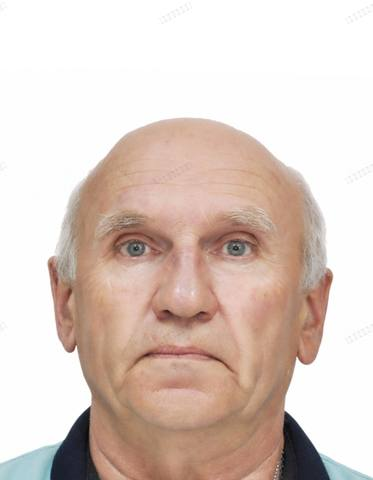
#> input picture tests/fixtures/crop_regression/bald_elder/in.jpg, 373 x 480 px
$ python -i edit_router.py   (imports and definitions only)   (older library calls are emulated)
#> lines starting #> are read from the running program, lines starting #| are printed output that depends on the picture; after the words box and inside, x2 and y2 are one past the last pixel; in counts of white or black regions, pixels touching at a corner belong together
### app/config.py
import math
import os
from pathlib import Path

MODEL_PATH = Path(
    os.getenv(
        "GATE_MODEL_PATH",
        str(Path(__file__).resolve().parent.parent / "models" / "face_landmarker.task"),
    )
)

MAX_UPLOAD_BYTES = int(os.getenv("GATE_MAX_UPLOAD_BYTES", str(20 * 1024 * 1024)))
MAX_IMAGE_SIDE = int(os.getenv("GATE_MAX_IMAGE_SIDE", "1600"))

# Reject if |angle| exceeds these (degrees)
MAX_YAW_DEG = float(os.getenv("GATE_MAX_YAW_DEG", "25"))
MAX_PITCH_DEG = float(os.getenv("GATE_MAX_PITCH_DEG", "25"))
MAX_ROLL_DEG = float(os.getenv("GATE_MAX_ROLL_DEG", "28"))

# Laplacian variance below this → blur. Scored on non-white pixels so a
# studio cutout is not punished for a flat #FFF backdrop.
# Soft studio / baby phone JPEGs often land ~10–25; keep only trash (<~10) out.
MIN_BLUR_VARIANCE = float(os.getenv("GATE_MIN_BLUR_VARIANCE", "10"))

CORS_ORIGINS = [
    o.strip()
    for o in os.getenv(
        "GATE_CORS_ORIGINS",
        "https://gosphoto.ru,https://www.gosphoto.ru,http://localhost:5173",
    ).split(",")
    if o.strip()
]

# EDIT_BACKEND=riverflow|openrouter|local|auto
# EDIT_CUTOUT=silueta|u2netp|u2net|mediapipe|rembg|auto (local fallback)
EDIT_BACKEND = os.getenv("EDIT_BACKEND", "riverflow").strip().lower()
# Always run Gemini/Riverflow edit. Ready studio selfies still go through the model.
SKIP_EDIT_IF_READY = os.getenv("SKIP_EDIT_IF_READY", "0").strip().lower() in (
    "1",
    "true",
    "yes",
    "on",
)
EDIT_CUTOUT = os.getenv("EDIT_CUTOUT", "silueta").strip().lower()
REMBG_MODEL = os.getenv("REMBG_MODEL", "u2netp").strip()
MIN_PROCESS_SIDE = int(os.getenv("MIN_PROCESS_SIDE", "900"))
SELFIE_SEGMENTER_PATH = Path(
    os.getenv(
        "SELFIE_SEGMENTER_PATH",
        str(
            Path(__file__).resolve().parent.parent
            / "models"
            / "selfie_segmenter.tflite"
        ),
    )
)
U2NETP_MODEL_PATH = Path(
    os.getenv(
        "U2NETP_MODEL_PATH",
        str(Path(__file__).resolve().parent.parent / "models" / "u2netp.onnx"),
    )
)
SILUETA_MODEL_PATH = Path(
    os.getenv(
        "SILUETA_MODEL_PATH",
        str(Path(__file__).resolve().parent.parent / "models" / "silueta.onnx"),
    )
)
U2NET_MODEL_PATH = Path(
    os.getenv(
        "U2NET_MODEL_PATH",
        str(Path(__file__).resolve().parent.parent / "models" / "u2net.onnx"),
    )
)

# OpenRouter edit (optional / fallback)
OPENROUTER_API_KEY = os.getenv("OPENROUTER_API_KEY", "").strip()
OPENROUTER_BASE_URL = os.getenv(
    "OPENROUTER_BASE_URL", "https://openrouter.ai/api/v1"
).rstrip("/")
OPENROUTER_IMAGE_MODEL = os.getenv(
    "OPENROUTER_IMAGE_MODEL", "openai/gpt-image-1"
)
# When true, request transparent PNG then composite locally onto white.
OPENROUTER_TRANSPARENT_BG = os.getenv(
    "OPENROUTER_TRANSPARENT_BG", "1"
).strip().lower() in ("1", "true", "yes", "on")
OPENROUTER_TIMEOUT_SEC = float(os.getenv("OPENROUTER_TIMEOUT_SEC", "300"))

# Live /api/process edit (OpenRouter /images). Nano Banana / Gemini 2.5 Flash Image.
RIVERFLOW_MODEL = os.getenv(
    "RIVERFLOW_MODEL", "google/gemini-2.5-flash-image"
).strip()
# Native white-bg + scoring payload. Used when messy hair sits on a light wall.
RIVERFLOW_PRO_MODEL = os.getenv(
    "RIVERFLOW_PRO_MODEL", "sourceful/riverflow-v2.5-pro"
).strip()
EDIT_ROUTE_PRO_ON_MESSY_HAIR = os.getenv(
    "EDIT_ROUTE_PRO_ON_MESSY_HAIR", "0"
).strip().lower() in ("1", "true", "yes", "on")
RIVERFLOW_BG_MODE = os.getenv("RIVERFLOW_BG_MODE", "solid").strip().lower()
RIVERFLOW_BG_HEX = os.getenv("RIVERFLOW_BG_HEX", "#FFFFFF").strip().strip('"').strip("'")
if RIVERFLOW_BG_HEX and not RIVERFLOW_BG_HEX.startswith("#"):
    RIVERFLOW_BG_HEX = f"#{RIVERFLOW_BG_HEX}"
RIVERFLOW_IMAGE_SIZE = os.getenv("RIVERFLOW_IMAGE_SIZE", "1K").strip()
RIVERFLOW_REASONING = os.getenv("RIVERFLOW_REASONING", "medium").strip().lower()
RIVERFLOW_TIMEOUT_SEC = float(
    os.getenv("RIVERFLOW_TIMEOUT_SEC", str(OPENROUTER_TIMEOUT_SEC))
)
# Second Gemini pass after 35×45 crop. Off: it widens the face oval 3–8%
# even with a “do not change geometry” prompt (see docs/post-crop-cleanup-face-widen.md).
# Keep the code path; re-enable only after the model stops reshaping faces.
POST_CROP_CLEANUP_ENABLED = os.getenv(
    "POST_CROP_CLEANUP_ENABLED", "0"
).strip().lower() in ("1", "true", "yes", "on")
POST_CROP_CLEANUP_MODEL = os.getenv(
    "POST_CROP_CLEANUP_MODEL", "google/gemini-2.5-flash-image"
).strip()

# Passport crop — РФ паспорт, п.34.3 адмрегламента ФМС
# https://rg.ru/documents/2011/08/22/pasport-dok.html
# 35×45 mm @ ≥600 dpi → 827×1063 px; JPEG ≤300 KB
# Загран (Госуслуги): same 35×45 @ ≥300 dpi, larger file budget.
# 300 dpi + round() → 413×531, exactly the Gosuslugi floor — they reject it.
# 360 dpi + ceil() → 497×638, still 35×45 mm, above the pixel/DPI minimum.
PASSPORT_WIDTH_MM = 35.0
PASSPORT_HEIGHT_MM = 45.0
PASSPORT_DPI = int(os.getenv("PASSPORT_DPI", "600"))
PASSPORT_WIDTH = int(
    os.getenv(
        "PASSPORT_WIDTH",
        str(round(PASSPORT_WIDTH_MM / 25.4 * PASSPORT_DPI)),
    )
)
PASSPORT_HEIGHT = int(
    os.getenv(
        "PASSPORT_HEIGHT",
        str(round(PASSPORT_HEIGHT_MM / 25.4 * PASSPORT_DPI)),
    )
)
# Crop aim ~75% (~33.8 mm). Gosuslugi 70–80% = FMS head 32–36 mm.
# Do not hard-fail "oval ≥80%" from §34.3 — it contradicts the 32 mm floor.
PASSPORT_FACE_RATIO = float(os.getenv("PASSPORT_FACE_RATIO", "0.75"))
# ---------------------------------------------------------------------------
# EXPERIMENT 2026-09-02: all heads 5% smaller (0.75 → 0.7125 ≈ 32.1 mm).
# Still inside FMS 32–36 mm / 70–80%. One knob — do not scatter 0.95 elsewhere.
# Rollback if mass rejections: set FACE_SIZE_EXPERIMENT = 1.0 (or env=1).
# ---------------------------------------------------------------------------
FACE_SIZE_EXPERIMENT = float(os.getenv("FACE_SIZE_EXPERIMENT", "0.95"))
FACE_RATIO_MIN = float(os.getenv("FACE_RATIO_MIN", "0.70"))
FACE_RATIO_MAX = float(os.getenv("FACE_RATIO_MAX", "0.80"))


def crop_face_ratio_aim() -> float:
    """Head ratio the crop actually aims at (PASSPORT_FACE_RATIO × experiment)."""
    return float(PASSPORT_FACE_RATIO) * float(FACE_SIZE_EXPERIMENT)
# Верхнее поле ~4.5 мм из 45 мм
PASSPORT_TOP_MARGIN = float(os.getenv("PASSPORT_TOP_MARGIN", "0.10"))
HEAD_HEIGHT_MM_MIN = float(os.getenv("HEAD_HEIGHT_MM_MIN", "32"))
HEAD_HEIGHT_MM_MAX = float(os.getenv("HEAD_HEIGHT_MM_MAX", "36"))
HEAD_WIDTH_MM_MIN = float(os.getenv("HEAD_WIDTH_MM_MIN", "18"))
HEAD_WIDTH_MM_MAX = float(os.getenv("HEAD_WIDTH_MM_MAX", "25"))
# Crop window width vs 35×45. "auto" squeezes 3:4 Gemini into 35×45 (~1.066) —
# looked too narrow on prod, default off (1.0). Clipped to [1, MAX].
PASSPORT_CROP_WIDTH_CORR = os.getenv("PASSPORT_CROP_WIDTH_CORR", "1").strip()
PASSPORT_CROP_WIDTH_CORR_MAX = float(os.getenv("PASSPORT_CROP_WIDTH_CORR_MAX", "1.12"))
JPEG_QUALITY = int(os.getenv("JPEG_QUALITY", "92"))
JPEG_MAX_BYTES = int(os.getenv("JPEG_MAX_BYTES", str(300 * 1024)))

DOC_TYPE_PASSPORT_RF = "passport_rf"
DOC_TYPE_ZAGRAN = "zagran"
DEFAULT_DOC_TYPE = DOC_TYPE_PASSPORT_RF
ZAGRAN_DPI = int(os.getenv("ZAGRAN_DPI", "360"))
ZAGRAN_JPEG_MAX_BYTES = int(
    os.getenv("ZAGRAN_JPEG_MAX_BYTES", str(2 * 1024 * 1024))
)


def _doc_pixels(dpi: int) -> tuple[int, int]:
    """Pixel size for 35×45 mm at dpi. Ceil so we never undershoot the millimetres."""
#> further down, picture is the input picture: shape (480, 373, 3); mean B, G, R 195.2, 203.7, 220.3
    return (
        math.ceil(PASSPORT_WIDTH_MM / 25.4 * dpi),
        math.ceil(PASSPORT_HEIGHT_MM / 25.4 * dpi),
    )


_ZAGRAN_W, _ZAGRAN_H = _doc_pixels(ZAGRAN_DPI)

DOC_PRESETS: dict[str, dict] = {
    DOC_TYPE_PASSPORT_RF: {
        "doc_type": DOC_TYPE_PASSPORT_RF,
        "label": "Паспорт РФ",
        "dpi": PASSPORT_DPI,
        "width": PASSPORT_WIDTH,
        "height": PASSPORT_HEIGHT,
        "jpeg_max_bytes": JPEG_MAX_BYTES,
    },
    DOC_TYPE_ZAGRAN: {
        "doc_type": DOC_TYPE_ZAGRAN,
        "label": "Загранпаспорт",
        "dpi": ZAGRAN_DPI,
        "width": int(os.getenv("ZAGRAN_WIDTH", str(_ZAGRAN_W))),
        "height": int(os.getenv("ZAGRAN_HEIGHT", str(_ZAGRAN_H))),
        "jpeg_max_bytes": ZAGRAN_JPEG_MAX_BYTES,
    },
}


# [6 lines left out: function resolve_doc_preset, not called in this run]

# Failed gate uploads land here for review (mounted as a volume in compose).
REJECTEDS_DIR = Path(
    os.getenv(
        "REJECTEDS_DIR",
        str(Path(__file__).resolve().parent.parent / "rejecteds"),
    )
)
REJECTEDS_ENABLED = os.getenv("REJECTEDS_ENABLED", "1").strip().lower() in (
    "1",
    "true",
    "yes",
    "on",
)

# Successful /api/process pairs: pairs/<ts>_name/{in.*,out.jpg,meta.json}
PAIRS_DIR = Path(
    os.getenv(
        "PAIRS_DIR",
        str(Path(__file__).resolve().parent.parent / "pairs"),
    )
)
PAIRS_ENABLED = os.getenv("PAIRS_ENABLED", "1").strip().lower() in (
    "1",
    "true",
    "yes",
    "on",
)

# Shareable result pages: results/<32-hex>/{digital.jpg,print.jpg,meta.json}
RESULTS_DIR = Path(
    os.getenv(
        "RESULTS_DIR",
        str(Path(__file__).resolve().parent.parent / "results"),
    )
)
RESULTS_ENABLED = os.getenv("RESULTS_ENABLED", "1").strip().lower() in (
    "1",
    "true",
    "yes",
    "on",
)

# Same-day /api/process dedup: cache/<YYYYMMDD>/<sha256>_<doc>_v<ver>.json
PROCESS_CACHE_DIR = Path(
    os.getenv(
        "PROCESS_CACHE_DIR",
        str(Path(__file__).resolve().parent.parent / "cache"),
    )
)
PROCESS_CACHE_ENABLED = os.getenv("PROCESS_CACHE_ENABLED", "1").strip().lower() in (
    "1",
    "true",
    "yes",
    "on",
)
# Bump to invalidate today's cache after prompt/model changes.
PROCESS_CACHE_VERSION = os.getenv("PROCESS_CACHE_VERSION", "1").strip()

# Feedback form → SMTP (mail.antonbutov.com)
SMTP_HOST = os.getenv("SMTP_HOST", "mail.antonbutov.com").strip()
SMTP_PORT = int(os.getenv("SMTP_PORT", "587"))
SMTP_USER = os.getenv("SMTP_USER", "mail@antonbutov.com").strip()
SMTP_PASSWORD = os.getenv("SMTP_PASSWORD", "").strip()
SMTP_FROM = os.getenv("SMTP_FROM", "mail@antonbutov.com").strip()
FEEDBACK_TO = os.getenv("FEEDBACK_TO", "mail@antonbutov.com").strip()
FEEDBACK_RATE_LIMIT = int(os.getenv("FEEDBACK_RATE_LIMIT", "5"))
FEEDBACK_RATE_WINDOW_SEC = int(os.getenv("FEEDBACK_RATE_WINDOW_SEC", "600"))
FEEDBACK_MAX_PHOTO_BYTES = int(
    os.getenv("FEEDBACK_MAX_PHOTO_BYTES", str(5 * 1024 * 1024))
)
FEEDBACK_MAX_MESSAGE_CHARS = int(os.getenv("FEEDBACK_MAX_MESSAGE_CHARS", "4000"))
FEEDBACK_MIN_MESSAGE_CHARS = int(os.getenv("FEEDBACK_MIN_MESSAGE_CHARS", "10"))
FEEDBACK_MAX_FULL_NAME_CHARS = int(os.getenv("FEEDBACK_MAX_FULL_NAME_CHARS", "200"))
FEEDBACK_MIN_FULL_NAME_CHARS = int(os.getenv("FEEDBACK_MIN_FULL_NAME_CHARS", "5"))
FEEDBACK_MAX_GOSUSLUGI_ERROR_CHARS = int(
    os.getenv("FEEDBACK_MAX_GOSUSLUGI_ERROR_CHARS", "1000")
)
FEEDBACK_MIN_GOSUSLUGI_ERROR_CHARS = int(
    os.getenv("FEEDBACK_MIN_GOSUSLUGI_ERROR_CHARS", "3")
)
# Paid result → customer email (attachments)
RESULT_EMAIL_RATE_LIMIT = int(os.getenv("RESULT_EMAIL_RATE_LIMIT", "5"))
RESULT_EMAIL_RATE_WINDOW_SEC = int(os.getenv("RESULT_EMAIL_RATE_WINDOW_SEC", "600"))

# Tochka acquiring — pay-per-result unlock
TOCHKA_ACCESS_TOKEN = os.getenv("TOCHKA_ACCESS_TOKEN", "").strip()
TOCHKA_MERCHANT_ID = os.getenv("TOCHKA_MERCHANT_ID", "").strip()
TOCHKA_CUSTOMER_CODE = os.getenv("TOCHKA_CUSTOMER_CODE", "").strip()
TOCHKA_API_BASE_URL = os.getenv(
    "TOCHKA_API_BASE_URL", "https://enter.tochka.com"
).rstrip("/")
PUBLIC_BASE_URL = os.getenv("PUBLIC_BASE_URL", "https://gosphoto.ru").rstrip("/")
PRICE_KOPECKS = int(os.getenv("PRICE_KOPECKS", "49000"))
FREE_DOWNLOAD_UNLOCK = os.getenv("FREE_DOWNLOAD_UNLOCK", "0").strip().lower() in (
    "1",
    "true",
    "yes",
    "on",
)
PAYMENT_SYNC_INTERVAL_SECONDS = int(os.getenv("PAYMENT_SYNC_INTERVAL_SECONDS", "30"))
PAYMENTS_DIR = Path(
    os.getenv(
        "PAYMENTS_DIR",
        str(Path(__file__).resolve().parent.parent / "payments"),
    )
)
PAYMENTS_ENABLED = os.getenv("PAYMENTS_ENABLED", "1").strip().lower() in (
    "1",
    "true",
    "yes",
    "on",
)

# Resume suit upsell (experimental): Pose torso → parallel suit edit → 300 ₽
RESUME_UPSELL_ENABLED = os.getenv("RESUME_UPSELL_ENABLED", "0").strip().lower() in (
    "1",
    "true",
    "yes",
    "on",
)
RESUME_PRICE_KOPECKS = int(os.getenv("RESUME_PRICE_KOPECKS", "30000"))
POSE_MODEL_PATH = Path(
    os.getenv(
        "POSE_MODEL_PATH",
        str(
            Path(__file__).resolve().parent.parent
            / "models"
            / "pose_landmarker_lite.task"
        ),
    )
)
# MediaPipe Pose: min landmark visibility for shoulders
TORSO_MIN_VISIBILITY = float(os.getenv("TORSO_MIN_VISIBILITY", "0.45"))
# Mid-shoulder must sit this far below the nose (fraction of image height)
TORSO_MIN_SHOULDER_DROP = float(os.getenv("TORSO_MIN_SHOULDER_DROP", "0.06"))
# Shoulder width as fraction of image width (filters extreme face-crops)
TORSO_MIN_SHOULDER_WIDTH = float(os.getenv("TORSO_MIN_SHOULDER_WIDTH", "0.12"))

### app/edit_router.py
"""Pick Riverflow Pro vs Gemini from cheap CPU cues on the input selfie."""

from __future__ import annotations

from dataclasses import asdict, dataclass
from typing import Any

import cv2
import numpy as np

from . import config


def _blur_score(bgr: np.ndarray) -> float:
    gray = cv2.cvtColor(bgr, cv2.COLOR_BGR2GRAY)
    return float(cv2.Laplacian(gray, cv2.CV_64F).var())


GEMINI_FLASH_IMAGE = "openai/gpt-5-image-mini"
RIVERFLOW_PRO = "sourceful/riverflow-v2.5-pro"

# Top-corner wall: her selfie ~231; dark rooms sit well below this.
LIGHT_BG_LUMA_MIN = 185.0
# Gate floor is 10; Pro is wasted on mushy phone JPEGs.
PRO_MIN_BLUR = 22.0
HAIR_DARK_MAX = 125
HAIR_Y_FRAC = 0.50
WISP_FRAC_MIN = 0.05
HAIR_PIX_MIN = 180


@dataclass(frozen=True)
class EditRoute:
    model: str
    use_pro: bool
    reason: str
    scores: dict[str, Any]

    def as_dict(self) -> dict[str, Any]:
        return asdict(self)


# [24 lines left out: functions _gemini, _pro, _top_corner_luma, not called in this run]


def _hair_wisp_frac(bgr: np.ndarray) -> tuple[float, int]:
    """Fraction of upper dark mass that is thin (flyaways), vs a solid hair blob.

    Always measured on a ~400px canvas so a 12MP selfie and a 400px fixture
    share the same threshold.
    """
    h, w = bgr.shape[:2]
#> h = 480; w = 373
    side = max(h, w)
#> side = 480
    if side > 400:
        s = 400.0 / side
#> s = 0.833
        bgr = cv2.resize(
            bgr,
            (max(1, int(round(w * s))), max(1, int(round(h * s)))),
            interpolation=cv2.INTER_AREA,
        )
        h, w = bgr.shape[:2]
#> h = 400; w = 311
    y_cut = max(8, int(HAIR_Y_FRAC * h))
#> y_cut = 200
    gray = cv2.cvtColor(bgr[:y_cut], cv2.COLOR_BGR2GRAY)
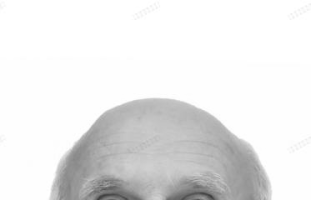
#> gray: shape (200, 311); min 61, max 255, mean 232.8
    hair = (gray < HAIR_DARK_MAX).astype(np.uint8) * 255
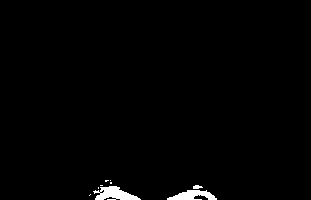
#> hair: shape (200, 311); 1.2% white; 9 white regions (6 under 20 px), largest, box (x1, y1, x2, y2) and area: (93, 186, 141, 200) 398, (167, 190, 217, 200) 311, (193, 185, 203, 189) 29
    n = int((hair > 0).sum())
#> n = 756
    if n < HAIR_PIX_MIN:
        return 0.0, n
    k = cv2.getStructuringElement(cv2.MORPH_ELLIPSE, (7, 7))
    opened = cv2.morphologyEx(hair, cv2.MORPH_OPEN, k)
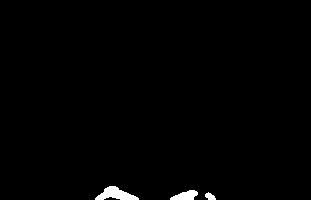
#> opened: shape (200, 311); 0.94% white; 3 white regions, box (x1, y1, x2, y2) and area: (95, 186, 139, 200) 344, (170, 190, 198, 200) 185, (205, 192, 216, 200) 57
    wisps = (hair > 0) & (opened == 0)
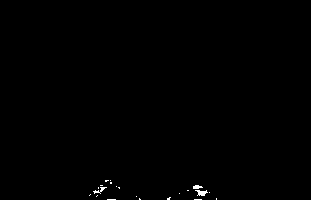
#> wisps: shape (200, 311) bool; 0.27% white in thin lines or dots, all inside (x1, y1, x2, y2) = (89, 180, 217, 200)
    return float(wisps.sum()) / float(n), n


# [29 lines left out: function choose_edit_model, not called in this run]

>>> import cv2
>>> picture = cv2.imread('../tests/fixtures/crop_regression/bald_elder/in.jpg')
>>> result = _hair_wisp_frac(picture)
#> result = (0.225, 756)
